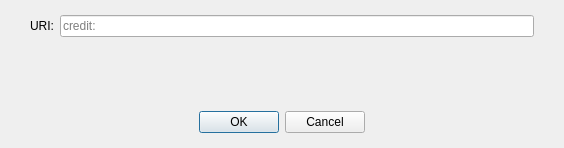
<?xml version="1.0" encoding="UTF-8"?>
<ui version="4.0">
 <class>OpenURIDialog</class>
 <widget class="QDialog" name="OpenURIDialog">
  <property name="geometry">
   <rect>
    <x>0</x>
    <y>0</y>
    <width>564</width>
    <height>148</height>
   </rect>
  </property>
  <property name="windowTitle">
   <string>Open credit URI</string>
  </property>
  <layout class="QVBoxLayout" name="verticalLayout">
   <property name="leftMargin">
    <number>0</number>
   </property>
   <property name="topMargin">
    <number>15</number>
   </property>
   <property name="rightMargin">
    <number>0</number>
   </property>
   <property name="bottomMargin">
    <number>0</number>
   </property>
   <item>
    <layout class="QHBoxLayout" name="horizontalLayout">
     <property name="leftMargin">
      <number>30</number>
     </property>
     <property name="rightMargin">
      <number>30</number>
     </property>
     <item>
      <widget class="QLabel" name="label">
       <property name="text">
        <string>URI:</string>
       </property>
      </widget>
     </item>
     <item>
      <widget class="QValidatedLineEdit" name="uriEdit">
       <property name="placeholderText">
        <string notr="true">credit:</string>
       </property>
      </widget>
     </item>
    </layout>
   </item>
   <item>
    <spacer name="verticalSpacer">
     <property name="orientation">
      <enum>Qt::Vertical</enum>
     </property>
     <property name="sizeHint" stdset="0">
      <size>
       <width>20</width>
       <height>40</height>
      </size>
     </property>
    </spacer>
   </item>
   <item>
    <widget class="QWidget" name="buttonsContainerWhite" native="true">
     <layout class="QHBoxLayout" name="horizontalLayout_2">
      <property name="leftMargin">
       <number>30</number>
      </property>
      <property name="topMargin">
       <number>15</number>
      </property>
      <property name="rightMargin">
       <number>30</number>
      </property>
      <property name="bottomMargin">
       <number>15</number>
      </property>
      <item>
       <widget class="QDialogButtonBox" name="buttonBox">
        <property name="orientation">
         <enum>Qt::Horizontal</enum>
        </property>
        <property name="standardButtons">
         <set>QDialogButtonBox::Cancel|QDialogButtonBox::Ok</set>
        </property>
        <property name="centerButtons">
         <bool>true</bool>
        </property>
       </widget>
      </item>
     </layout>
    </widget>
   </item>
  </layout>
 </widget>
 <customwidgets>
  <customwidget>
   <class>QValidatedLineEdit</class>
   <extends>QLineEdit</extends>
   <header>qt/qvalidatedlineedit.h</header>
  </customwidget>
 </customwidgets>
 <resources/>
 <connections>
  <connection>
   <sender>buttonBox</sender>
   <signal>accepted()</signal>
   <receiver>OpenURIDialog</receiver>
   <slot>accept()</slot>
   <hints>
    <hint type="sourcelabel">
     <x>248</x>
     <y>254</y>
    </hint>
    <hint type="destinationlabel">
     <x>157</x>
     <y>274</y>
    </hint>
   </hints>
  </connection>
  <connection>
   <sender>buttonBox</sender>
   <signal>rejected()</signal>
   <receiver>OpenURIDialog</receiver>
   <slot>reject()</slot>
   <hints>
    <hint type="sourcelabel">
     <x>316</x>
     <y>260</y>
    </hint>
    <hint type="destinationlabel">
     <x>286</x>
     <y>274</y>
    </hint>
   </hints>
  </connection>
 </connections>
</ui>
